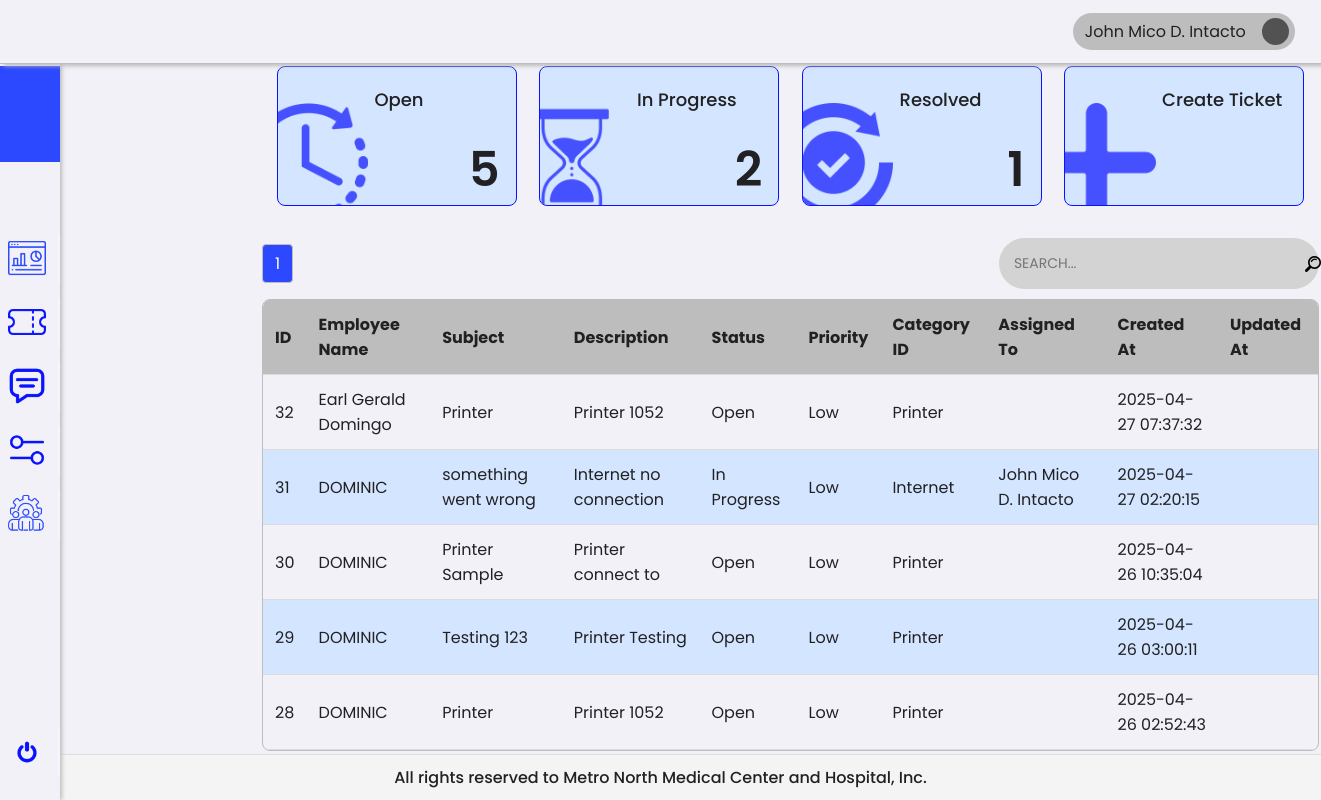
The page /1/superAdmin/ticket.php (signed in) on the database as committed earlier.
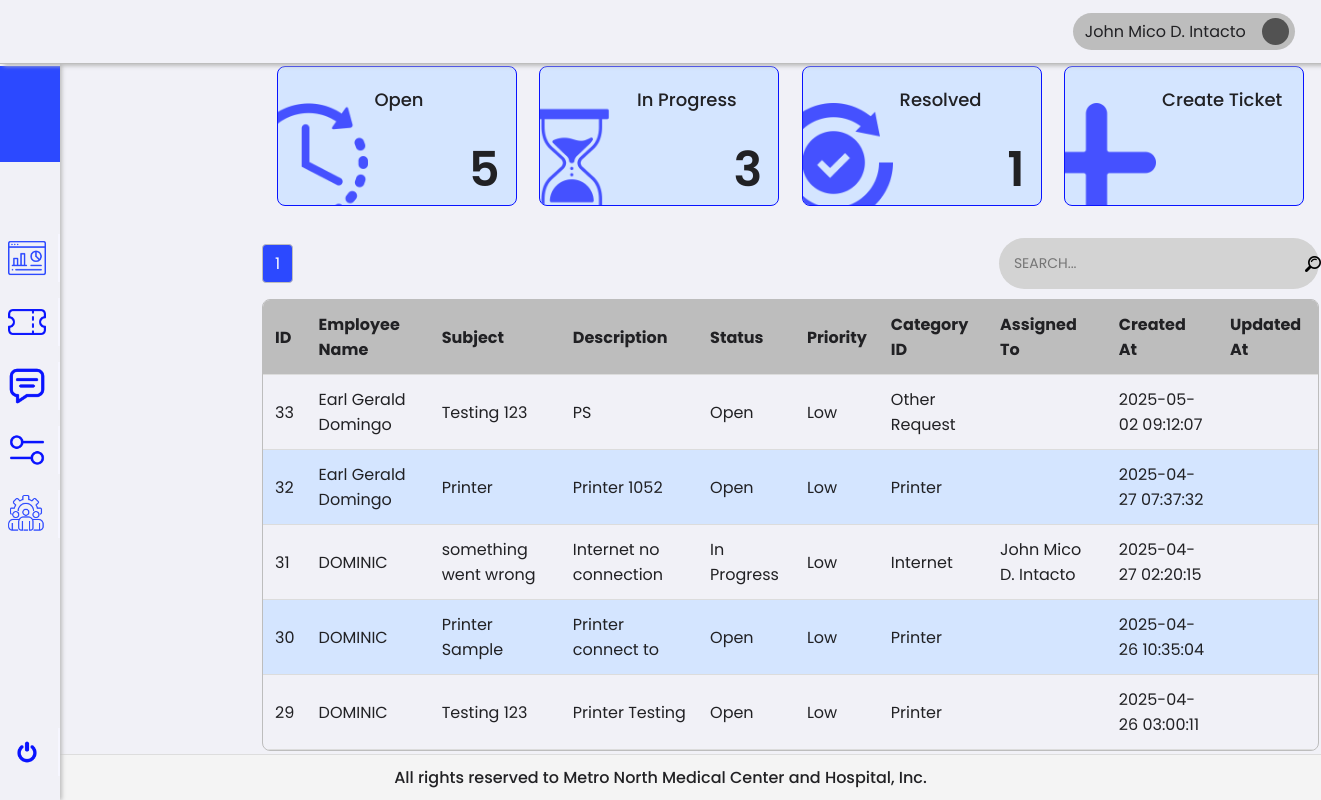
The same page on the database as committed later.
### tables this page shows
CREATE TABLE `tickets` (
  `id` int(11) NOT NULL,
  `employee_id` int(11) NOT NULL,
  `subject` varchar(255) NOT NULL,
  `description` text NOT NULL,
  `status` enum('Open','In Progress','Resolved','Closed') DEFAULT 'Open',
  `priority` enum('Low','Medium','High') DEFAULT 'Low',
  `category_id` int(11) NOT NULL,
  `assigned_to` int(11) DEFAULT NULL,
  `created_at` timestamp NOT NULL DEFAULT current_timestamp(),
  `start_at` timestamp NULL DEFAULT NULL,
  `updated_at` timestamp NULL DEFAULT NULL,
  `leave_type_id` int(11) DEFAULT NULL,
  `leave_request_id` int(11) DEFAULT NULL
);

CREATE TABLE `users` (
  `id` int(11) NOT NULL,
  `name` varchar(255) NOT NULL,
  `email` varchar(255) NOT NULL,
  `password` varchar(255) NOT NULL,
  `role` enum('Employee','HR','HR HEAD','Admin','Super Admin') NOT NULL,
  `department` varchar(255) DEFAULT NULL,
  `status` enum('Active','Inactive') NOT NULL,
  `created_at` timestamp NOT NULL DEFAULT current_timestamp()
);

CREATE TABLE `categories` (
  `id` int(11) NOT NULL,
  `name` varchar(255) NOT NULL
);

### 0/includes/platesCount.php (called while the page is built, shortened)
<?php
try {
    require 'db.php';
    $statusCounts = [
        'Open' => 0,
        'In Progress' => 0,
        'Resolved' => 0
    ];
    $sql = "SELECT status, COUNT(*) AS count FROM tickets WHERE status IN ('Open', 'In Progress', 'Resolved') GROUP BY status";
    $stmt = $pdo->query($sql);
    $results = $stmt->fetchAll(PDO::FETCH_ASSOC);
    foreach ($results as $row) {
        $statusCounts[$row['status']] = $row['count'];
    }
} catch (PDOException $e) {
    die("Database connection failed: " . $e->getMessage());
}

### 0/includes/adminTableQuery.php (called while the page is built, shortened)
<?php
try {
    require 'db.php';
    require 'platesCount.php';
    $limit = 10;
    $page = isset($_GET['page']) && is_numeric($_GET['page']) ? (int)$_GET['page'] : 1;
    $countSql = "SELECT COUNT(*) FROM tickets";
    $stmt = $pdo->query($countSql);
    $totalRecords = $stmt->fetchColumn();
    $totalPages = ceil($totalRecords / $limit);
    $sql = "SELECT
                t.id,
                e.name AS employee_name,
                 e.department AS assigned_department,
                t.subject,
                t.description,
                t.status,
                t.priority,
                c.name AS category_name,
                a.name AS assigned_to_name,
                t.created_at,
                t.start_at,
                t.updated_at
            FROM tickets t
            LEFT JOIN users e ON t.employee_id = e.id
            LEFT JOIN users a ON t.assigned_to = a.id
            LEFT JOIN categories c ON t.category_id = c.id
            ORDER BY t.created_at DESC";
    $stmt = $pdo->prepare($sql);
    $stmt->execute();
    $tickets = $stmt->fetchAll(PDO::FETCH_ASSOC);
} catch (PDOException $e) {
    die("Database connection failed: " . $e->getMessage());
}

### 1/superAdmin/ticket.php (the view, shortened to what the changed rows need)
<?php
require_once '../../0/includes/employeeTicket.php';
require_once '../../0/includes/adminTableQuery.php';
?>
<!DOCTYPE html>
<html lang="en">
<head>
    <link rel="stylesheet" href="../../assets/css/framework.css">
</head>
<body>
    <div class="container">
        <div class="content">
            <div class="row plateRow">
                <div class="col plate" id="plate2" data-status="In Progress">
                    <div class="plateContent">
                        <div class="plateTitle">In Progress</div>
                        <div class="plateValue"><?= htmlspecialchars($statusCounts['In Progress']) ?></div>
                    </div>
                </div>
            </div>
            <div class="pagination-wrapper">
                <div class="pagination">
                    <?php for ($i = 1; $i <= $totalPages; $i++): ?>
                        <a href="?page=<?= $i ?>" class="<?= $i == $page ? 'active' : '' ?>"><?= $i ?></a>
                    <?php endfor; ?>
                </div>
            </div>
            <div class="tableContainer">
                <table id="ticketTable">
                    <thead>
                        <tr>
                            <th>ID <i class="fas fa-sort"></i></th>
                            <th>Employee Name <i class="fas fa-sort"></i></th>
                            <th>Subject <i class="fas fa-sort"></i></th>
                            <th>Description <i class="fas fa-sort"></i></th>
                            <th>Status <i class="fas fa-sort"></i></th>
                            <th>Priority <i class="fas fa-sort"></i></th>
                            <th>Category ID <i class="fas fa-sort"></i></th>
                            <th>Assigned To <i class="fas fa-sort"></i></th>
                            <th>Created At <i class="fas fa-sort"></i></th>
                            <th>Updated At <i class="fas fa-sort"></i></th>
                        </tr>
                    </thead>
                    <tbody>
                        <?php if (!empty($tickets)): ?>
                            <?php foreach ($tickets as $ticket): ?>
                                <tr data-status="<?= htmlspecialchars($ticket['status']) ?>">
                                    <td><?= htmlspecialchars($ticket['id']) ?></td>
                                    <td><?= htmlspecialchars($ticket['employee_name']) ?></td>
                                    <td><?= htmlspecialchars($ticket['subject']) ?></td>
                                    <td><?= htmlspecialchars($ticket['description']) ?></td>
                                    <td><?= htmlspecialchars($ticket['status']) ?></td>
                                    <td><?= htmlspecialchars($ticket['priority']) ?></td>
                                    <td><?= htmlspecialchars($ticket['category_name']) ?></td>
                                    <td><?= htmlspecialchars($ticket['assigned_to_name']) ?></td>
                                    <td><?= htmlspecialchars($ticket['created_at']) ?></td>
                                    <td><?= htmlspecialchars($ticket['updated_at']) ?></td>
                                </tr>
                            <?php endforeach; ?>
                        <?php else: ?>
                            <tr>
                                <td colspan="10" style="text-align: center;">No tickets found</td>
                            </tr>
                        <?php endif; ?>
                    </tbody>
                </table>
            </div>
        </div>
    </div>
</body>
</html>

Rows that differ between the two databases and show on the page:
no longer on this page (row unchanged): tickets: id "28", employee.name "DOMINIC", subject "Printer", description "Printer 1052", status "Open", priority "Low", category.name "Printer", created_at "2025-04-26 02:52:43"
added tickets: id "33", employee.name "Earl Gerald Domingo", subject "Testing 123", description "PS", status "Open", priority "Low", category.name "Other Request", created_at "2025-05-02 09:12:07"
Other text that changed with them:
$statusCounts['In Progress']: "2" → "3"
